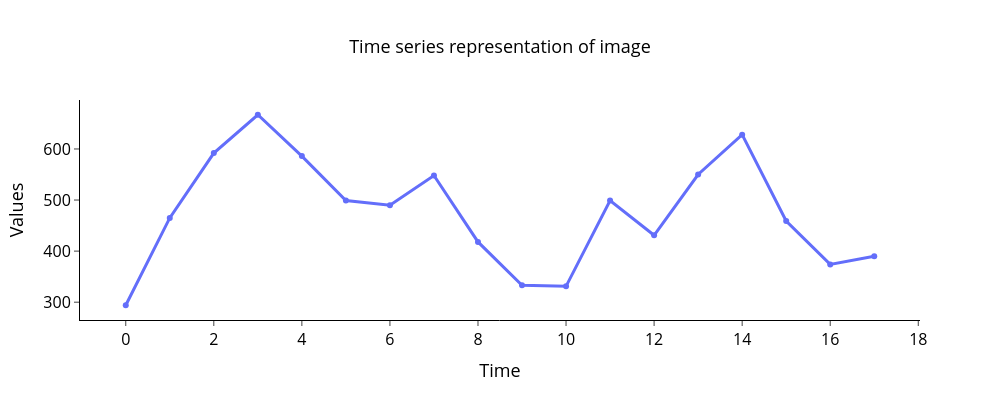

Notebook source saved alongside this figure:
### Markdown cell above
За конвертацию изображения во временной ряд с помощью описанного выше метода отвечает функция `image2ts()` из модуля *image_converter.py*. Прежде чем исходное изображение будет преобразовано во временной ряд, сначала оно должно пройти этап предварительной обработки. Предварительная обработка включает в себя следующие шаги:

<center><img src="https://github.com/mzym/TimeSeriesCourse/blob/main/practice/01%20Basics/img/image_preprocessing.png?raw=true" width="1000"></center>

Предобработка изображения в `image2ts()` осуществляется с помощью функции `_img_preprocess()`. Реализуйте в данной функции все представленные на диаграмме шаги предварительной обработки средствами библиотеки *cv2*. Промежуточные результаты должны совпадать с представленными на диаграмме.

Далее выполните конвертацию изображения во временной ряд, передав в функцию `image2ts()` следующие заданные вами аргументы:
*   исходное загруженное изображение;
*   шаг угла поворота;
*   параметр, определяющий нужно или нет визуализировать изображение с выделенными на нем контуром, центром масс и лучами, проведенными из центра.

Визуализируйте полученный временной ряд.

### Code cell
angle_step = 20
visualize = True

ts = image2ts(img, angle_step, visualize)
plot_ts(np.array([ts]), "Time series representation of image")

### Figure 1 — Plotly figure (JSON) as saved in the notebook; plotly's stock layout.template omitted (floating-point values rounded to 4 significant figures)
{"data": [{"line": {"width": 3}, "name": "Time series 0", "type": "scatter", "x": [0, 1, 2, 3, 4, 5, 6, 7, 8, 9, 10, 11, 12, 13, 14, 15, 16, 17], "y": [294.0, 465.0, 592.0, 667.0, 586.0, 499.0, 490.0, 548.0, 418.0, 333.0, 331.0, 499.0, 431.0, 550.0, 628.0, 459.0, 374.0, 390.0]}], "layout": {"height": 400, "legend": {"font": {"color": "black", "size": 16}}, "paper_bgcolor": "rgba(0,0,0,0)", "plot_bgcolor": "rgba(0,0,0,0)", "title": {"font": {"color": "black", "size": 18}, "text": "Time series representation of image", "x": 0.5, "xanchor": "center", "y": 0.9, "yanchor": "top"}, "width": 1000, "xaxis": {"linecolor": "#000", "linewidth": 1, "showgrid": false, "tickfont": {"color": "black", "size": 16}, "ticks": "outside", "tickwidth": 1, "title": {"font": {"color": "black", "size": 18}, "text": "Time"}}, "yaxis": {"linecolor": "#000", "linewidth": 1, "showgrid": false, "tickfont": {"color": "black", "size": 16}, "ticks": "outside", "tickwidth": 1, "title": {"font": {"color": "black", "size": 18}, "text": "Values"}, "zeroline": false}}}
